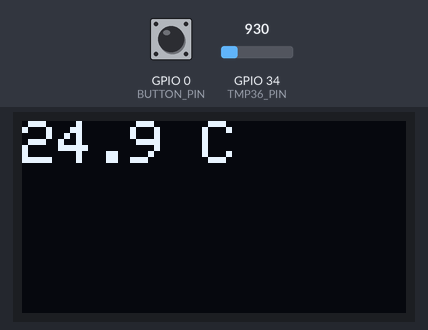
The sketch below on a simulated ESP32. On the bench: 128×64 one-colour display. The test bench sets the inputs (shaded band); at power-on: GPIO 0 (BUTTON_PIN) HIGH, GPIO 34 (TMP36_PIN) = 930 (analog values on the 0–4095 scale). What the sketch prints to the serial monitor is not drawn.

Above: at 2.2 s.
2.3 s: GPIO 0 (BUTTON_PIN) pulled LOW for 1.15 s
At 2.7 s:
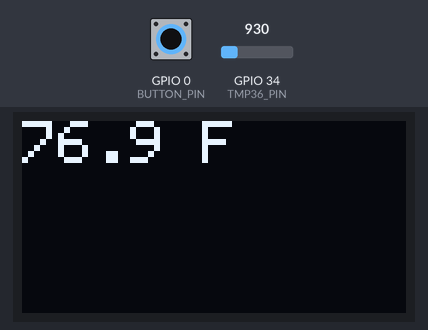
4.9 s: GPIO 34 (TMP36_PIN) set to 1004
At 6.3 s:
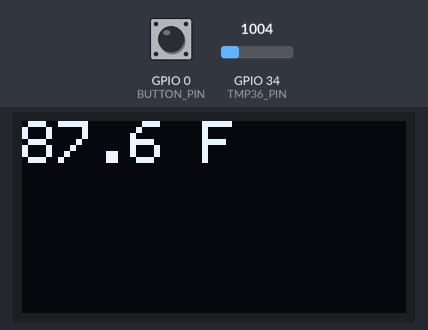
6.6 s: GPIO 34 (TMP36_PIN) set to 1069
At 8.2 s:
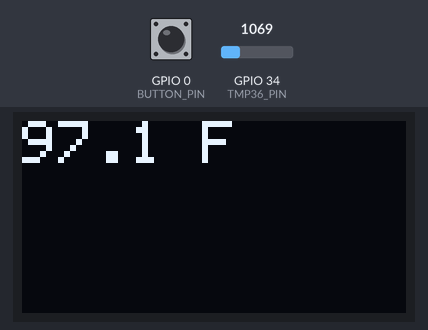
8.6 s: GPIO 0 (BUTTON_PIN) pulled LOW for 1.15 s
At 9.7 s:
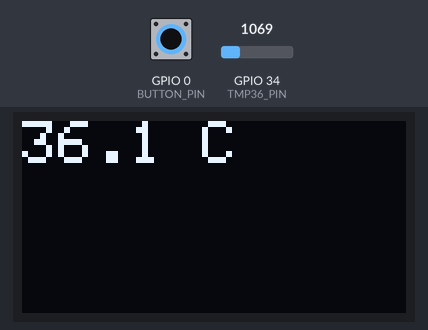
11.2 s: GPIO 0 (BUTTON_PIN) pulled LOW for 3.2 s
At 11.6 s:
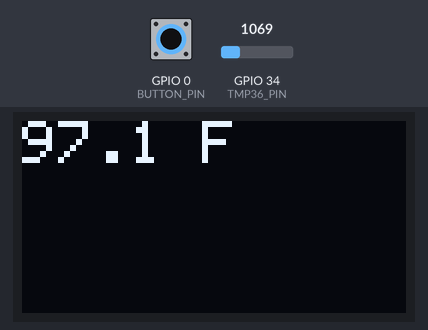
15.9 s: GPIO 34 (TMP36_PIN) set to 1162
At 17.2 s:
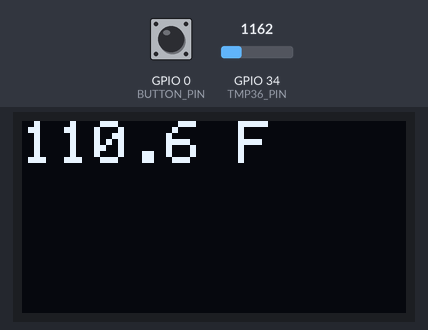
Timing chart, 0 to 18.6 s (numbered marks = the images above; inputs shaded):
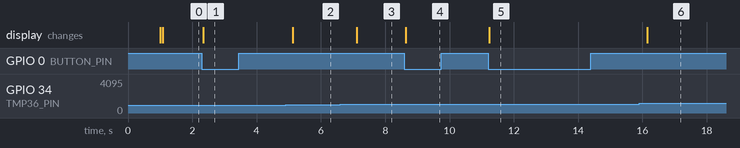

Measured:
- after the input at 2.3 s, the display: changes at once (image 1)
- after the input at 4.9 s, the display: changes after 0.22 s (image 2)
- after the input at 6.6 s, the display: changes after 0.52 s (image 3)
- after the input at 8.6 s, the display: changes at once (image 4)
- after the input at 11.2 s, the display: changes at once (image 5)
- after the input at 15.9 s, the display: changes after 0.25 s (image 6)

The sketch:

firmware.ino
```cpp
#include <Wire.h>
#include <Adafruit_GFX.h>
#include <Adafruit_SSD1306.h>

// Pin definitions
#define TMP36_PIN          34      // Analog input (GPIO34)
#define I2C_SDA            21
#define I2C_SCL            22
#define BUTTON_PIN         0       // GPIO0 (boot button) – can be changed
#define OLED_RESET         -1      // Not used with this module

// OLED parameters
#define SCREEN_WIDTH       128
#define SCREEN_HEIGHT      64
#define OLED_I2C_ADDR      0x3C

// Button debounce
#define DEBOUNCE_MS        50

// State machine
enum DisplayMode {MODE_CELSIUS, MODE_FAHRENHEIT};
DisplayMode currentMode = MODE_CELSIUS;

// Global objects
Adafruit_SSD1306 display(SCREEN_WIDTH, SCREEN_HEIGHT, &Wire, OLED_RESET);

// Button handling
volatile uint32_t lastButtonPress = 0;
volatile bool buttonFlag = false;

// Interrupt service routine for button (optional)
void IRAM_ATTR buttonISR() {
  uint32_t now = millis();
  if (now - lastButtonPress > DEBOUNCE_MS) {
    buttonFlag = true;
    lastButtonPress = now;
  }
}

// Convert ADC reading to temperature in Celsius
float readTemperatureC() {
  int raw = analogRead(TMP36_PIN);
  float voltage = (raw * 3.3) / 4095.0;        // ESP32 ADC range 0‑3.3V, 12‑bit
  float tempC = (voltage - 0.5) * 100.0;       // TMP36: 10mV/°C, 500mV offset
  return tempC;
}

// Convert Celsius to Fahrenheit
float cToF(float c) {
  return c * 1.8 + 32.0;
}

// Update OLED display
void updateDisplay(float temperature) {
  display.clearDisplay();
  display.setTextSize(2);
  display.setTextColor(SSD1306_WHITE);
  display.setCursor(0, 0);
  if (currentMode == MODE_CELSIUS) {
    display.print(temperature, 1);
    display.print(" C");
  } else {
    display.print(cToF(temperature), 1);
    display.print(" F");
  }
  display.display();
}

void setup() {
  // Serial for debugging (optional)
  Serial.begin(115200);
  delay(1000);
  Serial.println("ESP32 Temperature Monitor");

  // ADC configuration
  analogReadResolution(12);
  analogSetAttenuation(ADC_11db); // Full range 0‑3.3V

  // Button setup
  pinMode(BUTTON_PIN, INPUT_PULLUP);
  attachInterrupt(digitalPinToInterrupt(BUTTON_PIN), buttonISR, FALLING);

  // I2C and OLED init
  Wire.begin(I2C_SDA, I2C_SCL);
  if (!display.begin(SSD1306_SWITCHCAPVCC, OLED_I2C_ADDR)) {
    Serial.println(F("SSD1306 allocation failed"));
    for (;;) ; // Halt
  }
  display.clearDisplay();
  display.display();

  // Initial display
  float temp = readTemperatureC();
  updateDisplay(temp);
}

void loop() {
  // Handle button press to toggle display mode
  if (buttonFlag) {
    buttonFlag = false;
    currentMode = (currentMode == MODE_CELSIUS) ? MODE_FAHRENHEIT : MODE_CELSIUS;
    // Force immediate update after mode change
    float temp = readTemperatureC();
    updateDisplay(temp);
  }

  // Periodic temperature reading (e.g., every 1 second)
  static uint32_t lastUpdate = 0;
  uint32_t now = millis();
  if (now - lastUpdate >= 1000) {
    lastUpdate = now;
    float tempC = readTemperatureC();
    updateDisplay(tempC);
  }

  // Add a short delay to reduce CPU usage
  delay(10);
}

/*
Improvements:
- Apply a moving average filter to the ADC readings to reduce noise.
- Calibrate the TMP36 offset and scale for more accurate temperature.
- Use deep sleep between measurements to lower power consumption.
- Add a second button for setting alarm thresholds and display alerts.
- Store configuration (e.g., display mode) in NVS to retain after reset.
- Replace blocking delay() with a non‑blocking timer (e.g., esp_timer) for better responsiveness.
- Use the ESP32's built‑in temperature sensor as a redundancy check.
*/
```
